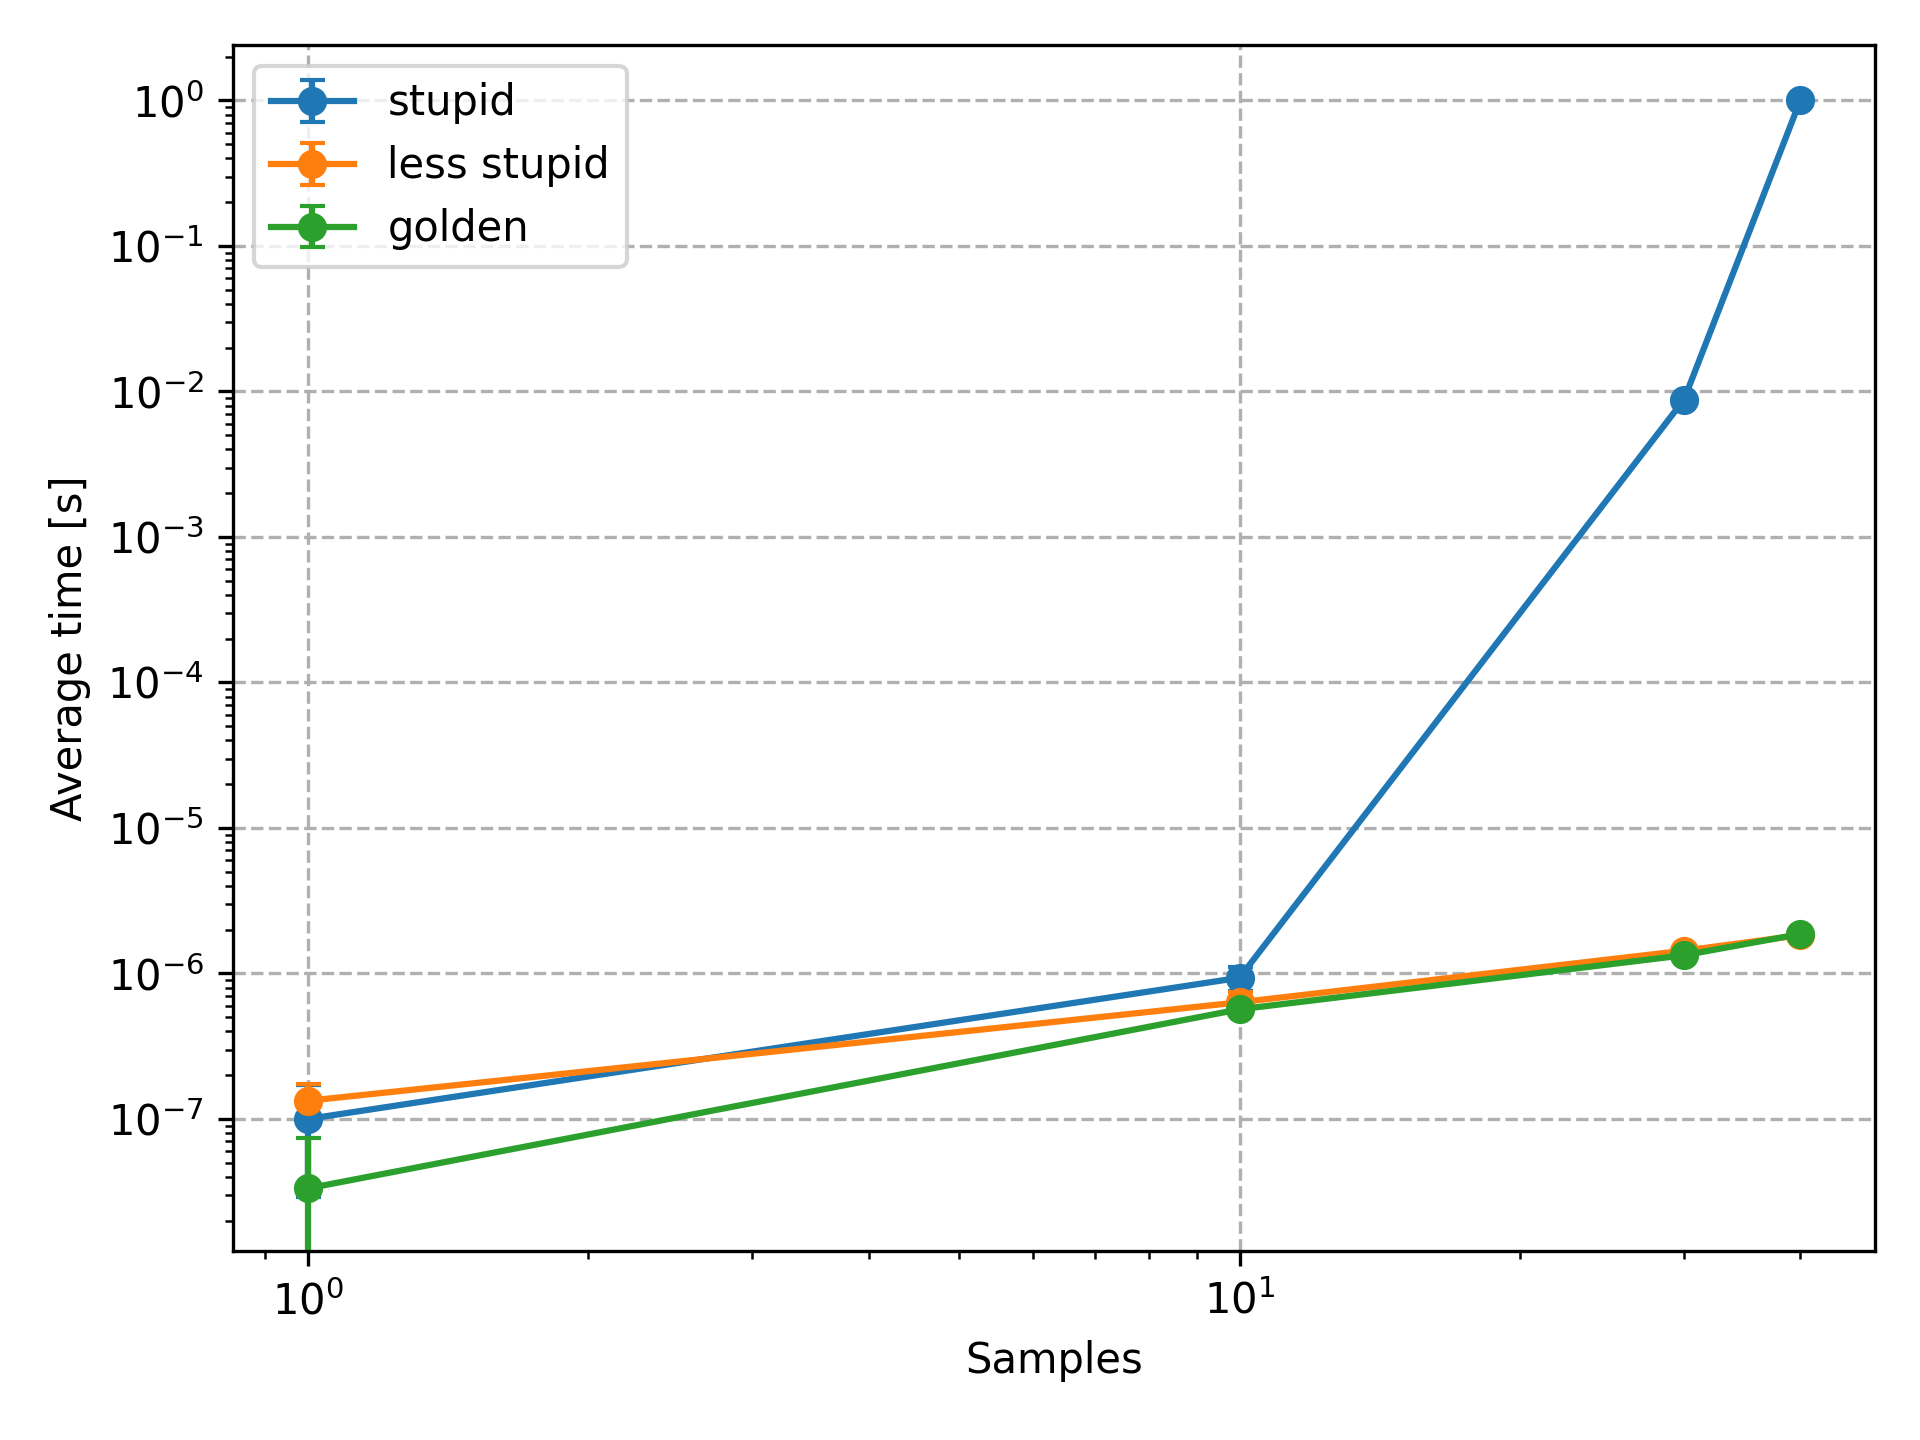

The script that saved this image:
import json
import pandas as pd
import matplotlib.pyplot as plt

def unpack(jjson):
    samples = jjson['samples']
    records = []
    for m in jjson['marks']:
        d = {}
        d['samples'] = samples
        for k in m:
            if k != "input":
                d[k] = m[k]
            else:
                for k2 in m[k]:
                    d[f'input.{k2}'] = m[k][k2]
        records.append(d)

    return pd.DataFrame.from_records(records)

with open('bench_fib.json') as f:
    jjson = json.load(f)

df = unpack(jjson)

plt.figure()
plt.loglog()
plt.grid(ls='--')
for name in df['name'].unique():
    sdf = df[df['name'] == name]

    plt.errorbar(sdf['input.n'], sdf['t_mean'], sdf['t_std'], fmt='o-', capsize=3, label=name)
plt.legend()
plt.xlabel('Samples')
plt.ylabel('Average time [s]')
plt.tight_layout()
plt.savefig('fib.png',dpi=300)

plt.show()

